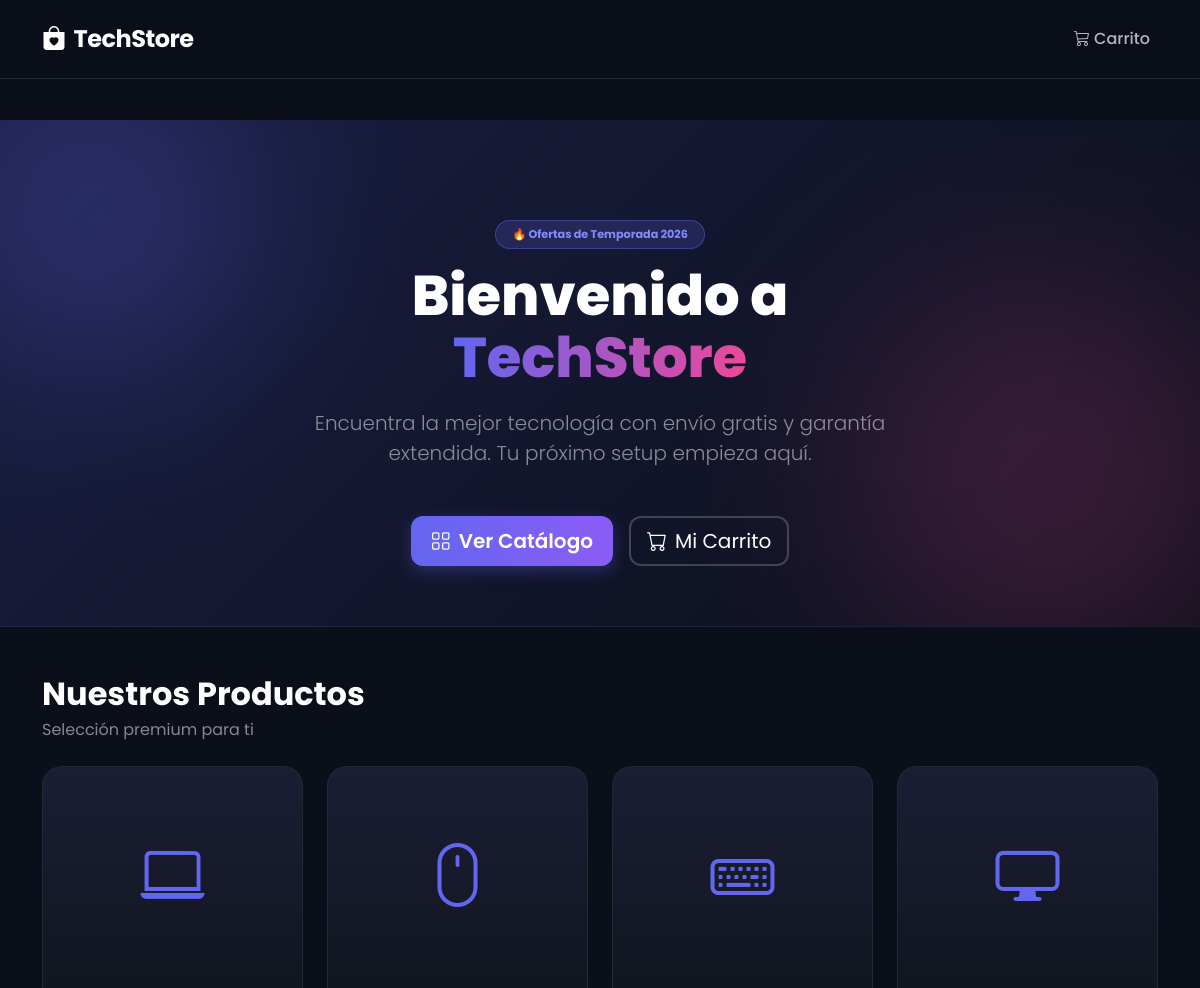
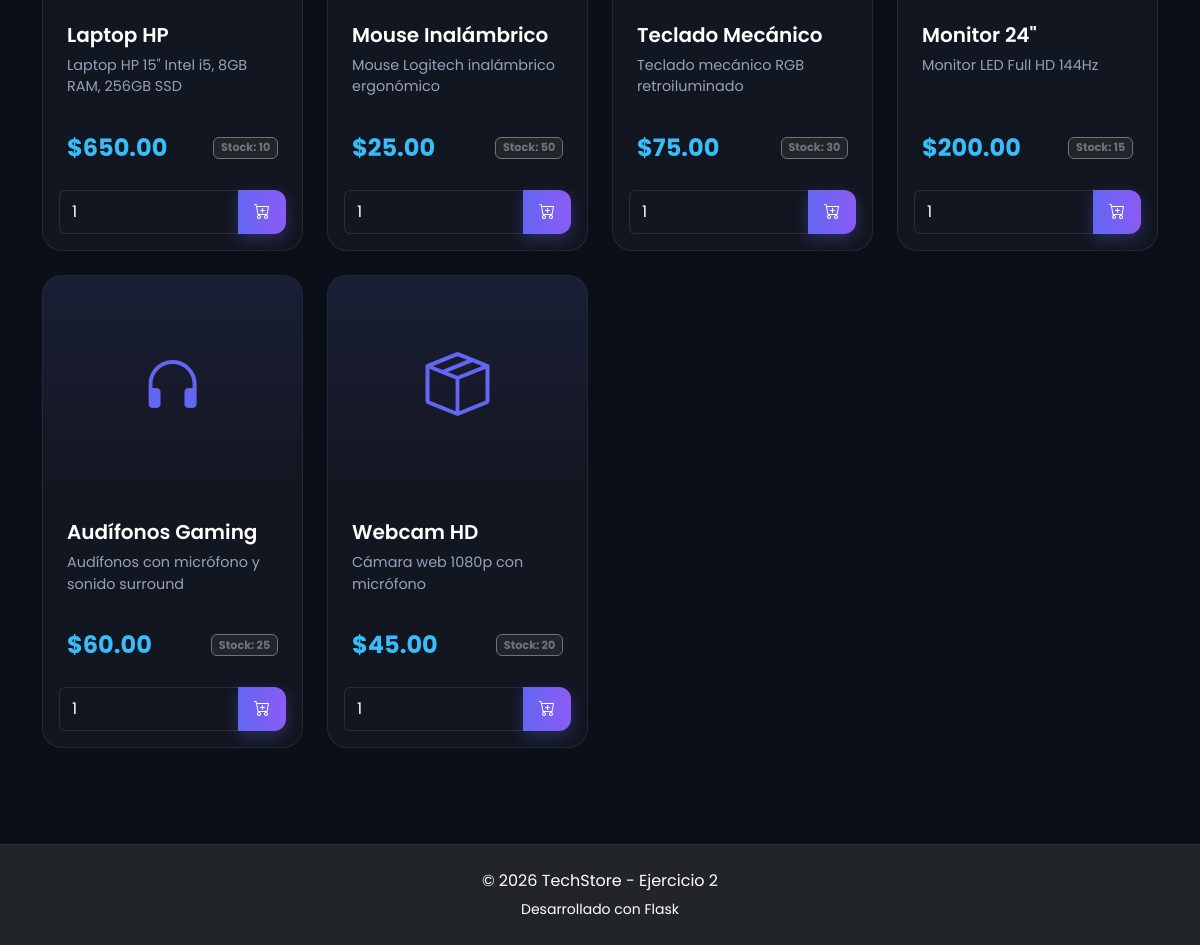
The page / on the database its author committed (2 pictures, top to bottom).
### tables this page shows
CREATE TABLE productos (
            id INTEGER PRIMARY KEY AUTOINCREMENT,
            nombre TEXT NOT NULL,
            descripcion TEXT,
            precio REAL NOT NULL,
            imagen TEXT,
            stock INTEGER DEFAULT 0
        );

### app.py (the view)
@app.route('/')
def index():
    db = get_db()
    productos = db.execute('SELECT * FROM productos').fetchall()
    return render_template('index.html', productos=productos)

### app.py (called while the page is built)
def get_db():
    db = getattr(g, '_database', None)
    if db is None:
        db = g._database = sqlite3.connect(DATABASE)
        db.row_factory = sqlite3.Row
    return db

@app.teardown_appcontext
def close_connection(exception):
    db = getattr(g, '_database', None)
    if db is not None:
        db.close()

### templates/index.html (shortened to what this page needs)
{% extends "base.html" %}
{% block content %}
<section class="hero-tech text-center position-relative">
    <div class="container position-relative z-1">
        <span class="badge bg-primary mb-3 px-3 py-2 rounded-pill" style="background: rgba(99,102,241,0.2)!important; color: #818cf8; border: 1px solid rgba(99,102,241,0.4);">
            🔥 Ofertas de Temporada 2026
        </span>
        <h1 class="hero-title">
            Bienvenido a <br>
            <span class="text-gradient">TechStore</span>
        </h1>
        <p class="lead text-white-50 mb-5 mx-auto" style="max-width: 600px;">
            Encuentra la mejor tecnología con envío gratis y garantía extendida.
            Tu próximo setup empieza aquí.
        </p>
        <div class="d-flex justify-content-center gap-3">
            <a href="#productos" class="btn btn-tech btn-lg">
                <i class="bi bi-grid me-2"></i>Ver Catálogo
            </a>
            <a href="/carrito" class="btn btn-outline-tech btn-lg">
                <i class="bi bi-cart me-2"></i>Mi Carrito
            </a>
        </div>
    </div>
</section>
<div class="container py-5" id="productos">
    <div class="d-flex justify-content-between align-items-end mb-4">
        <div>
            <h2 class="fw-bold mb-1">Nuestros Productos</h2>
            <p class="text-white-50 mb-0">Selección premium para ti</p>
        </div>
    </div>
    <div class="row g-4">
        {% for producto in productos %}
        <div class="col-md-6 col-lg-3" data-aos="fade-up" data-aos-delay="{{ loop.index0 * 100 }}">
            <div class="product-card d-flex flex-column">
                <div class="product-image">
                    {% if 'Laptop' in producto.nombre %} <i class="bi bi-laptop"></i>
                    {% elif 'Mouse' in producto.nombre %} <i class="bi bi-mouse"></i>
                    {% elif 'Teclado' in producto.nombre %} <i class="bi bi-keyboard"></i>
                    {% elif 'Monitor' in producto.nombre %} <i class="bi bi-display"></i>
                    {% elif 'Audífonos' in producto.nombre %} <i class="bi bi-headphones"></i>
                    {% else %} <i class="bi bi-box-seam"></i> {% endif %}
                </div>
                <div class="card-body d-flex flex-column flex-grow-1">
                    <h5 class="card-title">{{ producto.nombre }}</h5>
                    <p class="card-text flex-grow-1">{{ producto.descripcion }}</p>
                    <div class="d-flex justify-content-between align-items-center mt-3">
                        <span class="price">${{ "%.2f"|format(producto.precio) }}</span>
                        <span class="badge bg-dark border border-secondary text-secondary">Stock: {{ producto.stock }}</span>
                    </div>
                </div>
                <div class="card-footer bg-transparent border-0 p-3 pt-0">
                    <form action="/agregar/{{ producto.id }}" method="POST">
                        <div class="input-group">
                            <input type="number" name="cantidad" value="1" min="1" max="{{ producto.stock }}"
                                   class="form-control bg-transparent text-white border-end-0"
                                   style="border-color: rgba(255,255,255,0.1);">
                            <button type="submit" class="btn btn-tech px-3" title="Agregar al carrito">
                                <i class="bi bi-cart-plus"></i>
                            </button>
                        </div>
                    </form>
                </div>
            </div>
        </div>
        {% endfor %}
    </div>
</div>
{% endblock %}

### templates/base.html (shortened to what this page needs)
<!DOCTYPE html>
<html lang="es">
<head>
    <link href="https://cdn.jsdelivr.net/npm/bootstrap@5.3.3/dist/css/bootstrap.min.css" rel="stylesheet">
    <link href="https://cdn.jsdelivr.net/npm/bootstrap-icons@1.11.3/font/bootstrap-icons.min.css" rel="stylesheet">
    <link href="{{ url_for('static', filename='css/style.css') }}" rel="stylesheet">
</head>
<body>
    <nav class="navbar navbar-expand-lg navbar-dark fixed-top">
        <div class="container">
            <a class="navbar-brand fw-bold" href="/">
                <i class="bi bi-bag-heart-fill me-2"></i>TechStore
            </a>
            <div class="collapse navbar-collapse justify-content-end" id="navbarNav">
                <ul class="navbar-nav gap-3 align-items-center">
                    <li class="nav-item">
                        <a class="nav-link position-relative" href="/carrito">
                            <i class="bi bi-cart3 me-1"></i>Carrito
                        </a>
                    </li>
                </ul>
            </div>
        </div>
    </nav>
    <div class="container mt-5 pt-4">
    </div>
    <main class="pt-5">
        {% block content %}{% endblock %}
    </main>
    <footer class="bg-dark text-white text-center py-4 mt-5">
        <div class="container">
            <p class="mb-1">&copy; 2026 TechStore - Ejercicio 2</p>
            <small>Desarrollado con Flask</small>
        </div>
    </footer>
    <link href="https://unpkg.com/aos@2.3.1/dist/aos.css" rel="stylesheet">
</body>
</html>

### static/css/style.css (style rules this page uses)
body { font-family: 'Poppins', sans-serif; background-color: #0b0f19; color: #ffffff; overflow-x: hidden; }
.navbar { background: rgba(11, 15, 25, 0.85) !important; backdrop-filter: blur(10px); border-bottom: 1px solid rgba(255, 255, 255, 0.1); padding: 1rem 0; }
.navbar-brand { color: #fff !important; font-weight: 700; font-size: 1.5rem; letter-spacing: -0.5px; }
.nav-link { color: rgba(255,255,255,0.7) !important; font-weight: 500; transition: 0.3s; }
.hero-tech { background: linear-gradient(135deg, #1a1e42 0%, #0b0f19 100%); padding: 100px 0 60px; position: relative; overflow: hidden; border-bottom: 1px solid rgba(255,255,255,0.05); }
.hero-tech::before { content: ''; position: absolute; top: -50px; left: -50px; width: 300px; height: 300px; background: #6366f1; filter: blur(100px); opacity: 0.3; border-radius: 50%; }
.hero-tech::after { content: ''; position: absolute; bottom: -50px; right: -50px; width: 400px; height: 400px; background: #ec4899; filter: blur(100px); opacity: 0.2; border-radius: 50%; }
.hero-title { font-size: 3.5rem; font-weight: 800; line-height: 1.1; margin-bottom: 20px; }
.text-gradient { background: linear-gradient(to right, #6366f1, #ec4899); -webkit-background-clip: text; -webkit-text-fill-color: transparent; }
.product-card { background: rgba(255, 255, 255, 0.03); border: 1px solid rgba(255, 255, 255, 0.08); border-radius: 20px; transition: all 0.4s ease; overflow: hidden; height: 100%; position: relative; }
.product-image { height: 220px; background: linear-gradient(180deg, rgba(99,102,241,0.1) 0%, rgba(0,0,0,0) 100%); display: flex; align-items: center; justify-content: center; font-size: 4rem; color: #6366f1; transition: 0.3s; }
.card-body { padding: 1.5rem; }
.card-title { color: #fff; font-weight: 600; margin-bottom: 0.5rem; }
.card-text { color: #94a3b8; font-size: 0.9rem; line-height: 1.5; }
.price { font-size: 1.5rem; font-weight: 700; color: #38bdf8; }
.btn-tech { background: linear-gradient(90deg, #6366f1 0%, #8b5cf6 100%); color: white; border: none; border-radius: 12px; padding: 10px 20px; font-weight: 600; transition: 0.3s; box-shadow: 0 5px 15px rgba(99, 102, 241, 0.3); }
.btn-outline-tech { background: transparent; border: 2px solid rgba(255,255,255,0.2); color: white; border-radius: 12px; transition: 0.3s; }
footer { background: #05080f; border-top: 1px solid rgba(255,255,255,0.05); }
.badge { font-size: 0.7rem; padding: 0.4em 0.6em; }
[data-aos] { pointer-events: none; }

### rows shown on the page
productos: nombre "Laptop HP", descripcion "Laptop HP 15\" Intel i5, 8GB RAM, 256GB SSD", precio "650.00", stock "10"
productos: nombre "Mouse Inalámbrico", descripcion "Mouse Logitech inalámbrico ergonómico", precio "25.00", stock "50"
productos: nombre "Teclado Mecánico", descripcion "Teclado mecánico RGB retroiluminado", precio "75.00", stock "30"
productos: nombre "Monitor 24\"", descripcion "Monitor LED Full HD 144Hz", precio "200.00", stock "15"
productos: nombre "Audífonos Gaming", descripcion "Audífonos con micrófono y sonido surround", precio "60.00", stock "25"
productos: nombre "Webcam HD", descripcion "Cámara web 1080p con micrófono", precio "45.00", stock "20"
